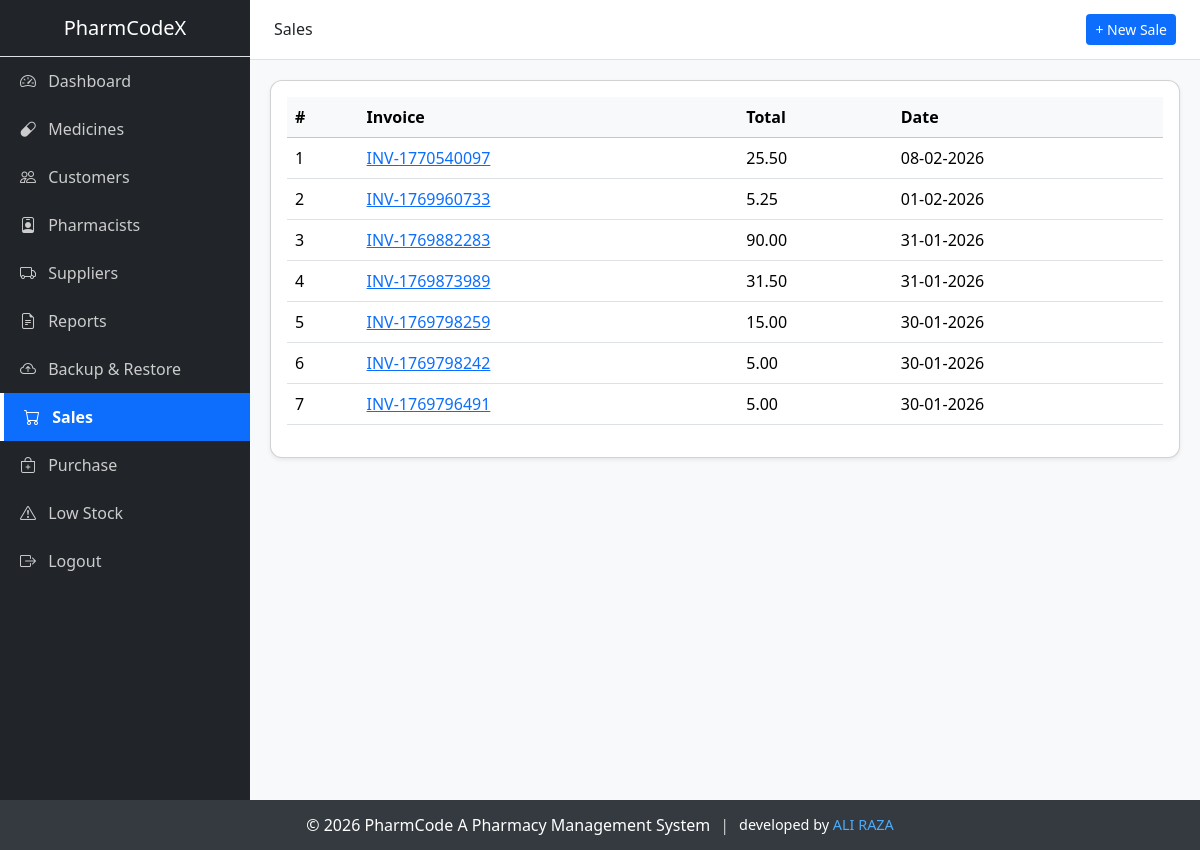
Page /mutual/sales.php (signed in) on the committed database.
### tables this page shows
CREATE TABLE `sales` (
  `id` int(11) NOT NULL AUTO_INCREMENT,
  `invoice_no` varchar(50) NOT NULL,
  `customer_id` int(11) NOT NULL,
  `subtotal` decimal(10,2) DEFAULT 0.00,
  `discount` decimal(10,2) DEFAULT 0.00,
  `tax` decimal(10,2) DEFAULT 0.00,
  `total` decimal(10,2) NOT NULL,
  `sale_date` timestamp NOT NULL DEFAULT current_timestamp(),
  PRIMARY KEY (`id`),
  KEY `fk_sales_customer` (`customer_id`),
  CONSTRAINT `fk_sales_customer` FOREIGN KEY (`customer_id`) REFERENCES `customers` (`id`) ON UPDATE CASCADE
);

### mutual/sales.php (the view, shortened to what this page needs)
<?php
include('../config/connection.php');
$sales     = $conn->query("SELECT * FROM sales ORDER BY id DESC");
?>
<!DOCTYPE html>
<html lang="en">
<head>
<link href="https://cdn.jsdelivr.net/npm/bootstrap@5.3.2/dist/css/bootstrap.min.css" rel="stylesheet">
</head>
<body class="admin-theme">
<div class="d-flex">
<?php include('../includes/sidebar.php'); ?>
<div class="flex-grow-1">
<div class="topbar d-flex align-items-center justify-content-between px-4">
    <h6 class="mb-0">Sales</h6>
    <button class="btn btn-sm"
        style="background-color: var(--primary-color); color:#fff"
        data-bs-toggle="modal" data-bs-target="#saleModal">
        + New Sale
    </button>
</div>
<div class="content">
<div class="card shadow-sm">
<div class="card-body">
<table class="table table-hover align-middle">
<thead class="table-light">
<tr>
    <th>#</th>
    <th>Invoice</th>
    <th>Total</th>
    <th>Date</th>
</tr>
</thead>
<tbody>
<?php $i=1; while($row=$sales->fetch_assoc()): ?>
<tr>
    <td><?= $i++ ?></td>
    <td>
        <a href="invoice.php?id=<?= $row['id'] ?>" target="_blank">
            <?= $row['invoice_no'] ?>
        </a>
    </td>
    <td><?= number_format($row['total'],2) ?></td>
    <td><?= date('d-m-Y', strtotime($row['sale_date'])) ?></td>
</tr>
<?php endwhile; ?>
</tbody>
</table>
</div>
</div>
</div>
</div>
</div>
<?php include("../includes/footer.php"); ?>
</body>
</html>

### css/style.css (style rules this page uses)
:root { --primary-color: #0d6efd; --sidebar-bg: #212529; --text-muted: #adb5bd; }
body { background-color: #f8f9fa; font-family: 'Segoe UI', sans-serif; }
.topbar { height: 60px; background: #ffffff; border-bottom: 1px solid #dee2e6; }
.content { padding: 20px; }
.card { border-radius: 12px; }

### rows in the picture
sales: invoice_no "INV-1770540097", total "25.50", sale_date "08-02-2026"
sales: invoice_no "INV-1769960733", total "5.25", sale_date "01-02-2026"
sales: invoice_no "INV-1769882283", total "90.00", sale_date "31-01-2026"
sales: invoice_no "INV-1769873989", total "31.50", sale_date "31-01-2026"
sales: invoice_no "INV-1769798259", total "15.00", sale_date "30-01-2026"
sales: invoice_no "INV-1769798242", total "5.00", sale_date "30-01-2026"
sales: invoice_no "INV-1769796491", total "5.00", sale_date "30-01-2026"
